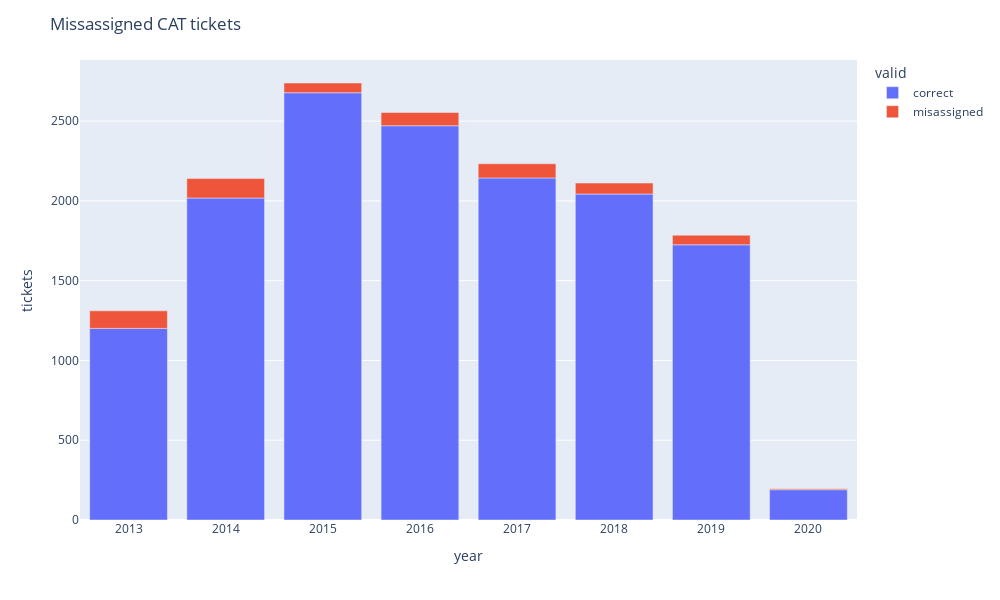

This figure's notebook cell:
### Code cell
fig = px.bar(df, x='year', y='tickets', color='valid')
fig.update_layout(title_text="Missassigned CAT tickets", height=600, width=1000, showlegend=True)
fig.show()

### Figure 1 — Plotly figure (JSON) as saved in the notebook; plotly's stock layout.template omitted (floating-point values rounded to 4 significant figures)
{"data": [{"alignmentgroup": "True", "hoverlabel": {"namelength": 0}, "hovertemplate": "valid=correct<br>year=%{x}<br>tickets=%{y}", "legendgroup": "correct", "marker": {"color": "#636efa"}, "name": "correct", "offsetgroup": "correct", "orientation": "v", "showlegend": true, "textposition": "auto", "type": "bar", "x": [2013, 2014, 2015, 2016, 2017, 2018, 2019, 2020], "xaxis": "x", "y": [1201, 2018, 2678, 2471, 2144, 2043, 1725, 190], "yaxis": "y"}, {"alignmentgroup": "True", "hoverlabel": {"namelength": 0}, "hovertemplate": "valid=misassigned<br>year=%{x}<br>tickets=%{y}", "legendgroup": "misassigned", "marker": {"color": "#EF553B"}, "name": "misassigned", "offsetgroup": "misassigned", "orientation": "v", "showlegend": true, "textposition": "auto", "type": "bar", "x": [2013, 2014, 2015, 2016, 2017, 2018, 2019, 2020], "xaxis": "x", "y": [110, 122, 61, 83, 89, 69, 60, 6], "yaxis": "y"}], "layout": {"barmode": "relative", "height": 600, "legend": {"title": {"text": "valid"}, "tracegroupgap": 0}, "margin": {"t": 60}, "showlegend": true, "title": {"text": "Missassigned CAT tickets"}, "width": 1000, "xaxis": {"anchor": "y", "autorange": true, "domain": [0, 1], "range": [2012.0, 2020.0], "title": {"text": "year"}, "type": "linear"}, "yaxis": {"anchor": "x", "autorange": true, "domain": [0, 1], "range": [0, 2883.0], "title": {"text": "tickets"}, "type": "linear"}}}
